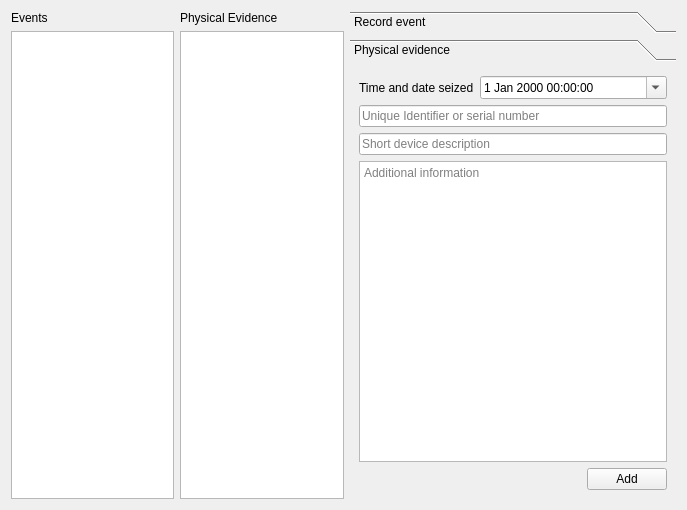
<?xml version="1.0" encoding="UTF-8"?>
<ui version="4.0">
 <class>Form</class>
 <widget class="QWidget" name="Form">
  <property name="geometry">
   <rect>
    <x>0</x>
    <y>0</y>
    <width>687</width>
    <height>510</height>
   </rect>
  </property>
  <property name="minimumSize">
   <size>
    <width>687</width>
    <height>510</height>
   </size>
  </property>
  <property name="windowTitle">
   <string>Case</string>
  </property>
  <layout class="QHBoxLayout" name="horizontalLayout" stretch="1,1,2">
   <item>
    <layout class="QVBoxLayout" name="verticalLayout" stretch="0,0">
     <item>
      <widget class="QLabel" name="label">
       <property name="text">
        <string>Events</string>
       </property>
      </widget>
     </item>
     <item>
      <widget class="QListView" name="events_list">
       <property name="alternatingRowColors">
        <bool>true</bool>
       </property>
       <property name="isWrapping" stdset="0">
        <bool>true</bool>
       </property>
       <property name="resizeMode">
        <enum>QListView::Adjust</enum>
       </property>
       <property name="uniformItemSizes">
        <bool>false</bool>
       </property>
       <property name="wordWrap">
        <bool>true</bool>
       </property>
      </widget>
     </item>
    </layout>
   </item>
   <item>
    <layout class="QVBoxLayout" name="verticalLayout_4" stretch="0,0">
     <property name="spacing">
      <number>-1</number>
     </property>
     <item>
      <widget class="QLabel" name="label_2">
       <property name="text">
        <string>Physical Evidence</string>
       </property>
      </widget>
     </item>
     <item>
      <widget class="QListView" name="physical_evidence_list">
       <property name="alternatingRowColors">
        <bool>true</bool>
       </property>
       <property name="isWrapping" stdset="0">
        <bool>true</bool>
       </property>
       <property name="resizeMode">
        <enum>QListView::Adjust</enum>
       </property>
       <property name="wordWrap">
        <bool>true</bool>
       </property>
      </widget>
     </item>
    </layout>
   </item>
   <item>
    <layout class="QVBoxLayout" name="verticalLayout_2" stretch="1">
     <property name="spacing">
      <number>3</number>
     </property>
     <item>
      <widget class="QToolBox" name="toolBox">
       <property name="currentIndex">
        <number>1</number>
       </property>
       <widget class="QWidget" name="page">
        <property name="geometry">
         <rect>
          <x>0</x>
          <y>0</y>
          <width>319</width>
          <height>416</height>
         </rect>
        </property>
        <attribute name="label">
         <string>Record event</string>
        </attribute>
        <layout class="QVBoxLayout" name="verticalLayout_5">
         <item>
          <layout class="QHBoxLayout" name="horizontalLayout_4" stretch="0,1">
           <item>
            <widget class="QLabel" name="label_3">
             <property name="text">
              <string>Start</string>
             </property>
            </widget>
           </item>
           <item>
            <widget class="QDateTimeEdit" name="start_time_field">
             <property name="date">
              <date>
               <year>2016</year>
               <month>1</month>
               <day>1</day>
              </date>
             </property>
             <property name="calendarPopup">
              <bool>false</bool>
             </property>
            </widget>
           </item>
          </layout>
         </item>
         <item>
          <layout class="QHBoxLayout" name="horizontalLayout_3" stretch="0,1">
           <item>
            <widget class="QLabel" name="label_4">
             <property name="text">
              <string>Stop</string>
             </property>
            </widget>
           </item>
           <item>
            <widget class="QDateTimeEdit" name="stop_time_field">
             <property name="date">
              <date>
               <year>2016</year>
               <month>1</month>
               <day>1</day>
              </date>
             </property>
            </widget>
           </item>
          </layout>
         </item>
         <item>
          <widget class="QTextEdit" name="comments_field">
           <property name="placeholderText">
            <string>Comments</string>
           </property>
          </widget>
         </item>
         <item>
          <layout class="QHBoxLayout" name="horizontalLayout_2">
           <item>
            <widget class="QLabel" name="label_5">
             <property name="text">
              <string>Select device in evidence table</string>
             </property>
            </widget>
           </item>
           <item>
            <spacer name="horizontalSpacer">
             <property name="orientation">
              <enum>Qt::Horizontal</enum>
             </property>
             <property name="sizeHint" stdset="0">
              <size>
               <width>40</width>
               <height>20</height>
              </size>
             </property>
            </spacer>
           </item>
           <item>
            <widget class="QPushButton" name="add_event_button">
             <property name="enabled">
              <bool>false</bool>
             </property>
             <property name="text">
              <string>Add</string>
             </property>
            </widget>
           </item>
          </layout>
         </item>
        </layout>
       </widget>
       <widget class="QWidget" name="page_2">
        <property name="geometry">
         <rect>
          <x>0</x>
          <y>0</y>
          <width>333</width>
          <height>416</height>
         </rect>
        </property>
        <attribute name="label">
         <string>Physical evidence</string>
        </attribute>
        <layout class="QVBoxLayout" name="verticalLayout_6">
         <item>
          <layout class="QHBoxLayout" name="horizontalLayout_6" stretch="0,1">
           <item>
            <widget class="QLabel" name="label_6">
             <property name="text">
              <string>Time and date seized</string>
             </property>
            </widget>
           </item>
           <item>
            <widget class="QDateTimeEdit" name="seized_date_field">
             <property name="calendarPopup">
              <bool>true</bool>
             </property>
            </widget>
           </item>
          </layout>
         </item>
         <item>
          <widget class="QLineEdit" name="unique_identifier_field">
           <property name="placeholderText">
            <string>Unique Identifier or serial number</string>
           </property>
          </widget>
         </item>
         <item>
          <widget class="QLineEdit" name="device_description_field">
           <property name="placeholderText">
            <string>Short device description</string>
           </property>
          </widget>
         </item>
         <item>
          <widget class="QTextEdit" name="additional_information_field">
           <property name="placeholderText">
            <string>Additional information</string>
           </property>
          </widget>
         </item>
         <item>
          <layout class="QHBoxLayout" name="horizontalLayout_5">
           <item>
            <spacer name="horizontalSpacer_2">
             <property name="orientation">
              <enum>Qt::Horizontal</enum>
             </property>
             <property name="sizeHint" stdset="0">
              <size>
               <width>40</width>
               <height>20</height>
              </size>
             </property>
            </spacer>
           </item>
           <item>
            <widget class="QPushButton" name="add_physical_button">
             <property name="text">
              <string>Add</string>
             </property>
            </widget>
           </item>
          </layout>
         </item>
        </layout>
       </widget>
      </widget>
     </item>
    </layout>
   </item>
  </layout>
 </widget>
 <resources/>
 <connections/>
</ui>
